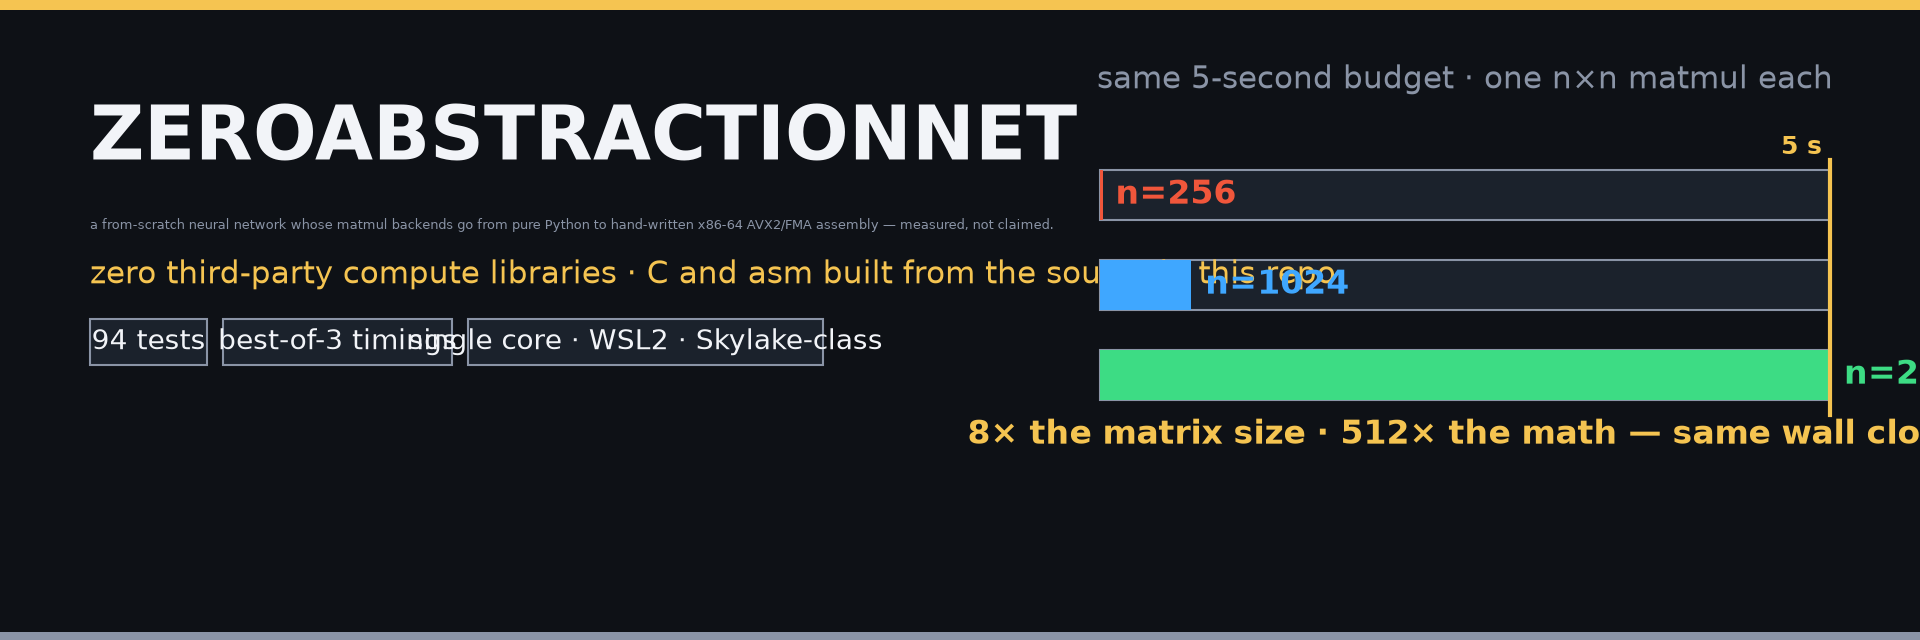

The Python source for this figure:
"""Render the README banner (plan.md Build 2 item 3).

1920x640 dark banner: title + tagline on the left, a mini budget-reel motif
(python/c/asm lanes with n-chips) on the right. Reuses the palette from
animate_budget so the whole presentation phase shares one brand.

Usage:
    python present/banner.py [--out present/banner.png]
"""

import argparse
import os

import matplotlib

matplotlib.use("Agg")
import matplotlib.pyplot as plt

from animate_budget import PALETTE, _fit_fontsize

CANVAS = (1920, 640)
RIGHT_MOTIF = (1100, 180, 1830, 560)   # lane motif box (verify target)
LANES = {
    "python": (PALETTE["LANE_PY"], 420, 470, 0.002, "n=256"),
    "c": (PALETTE["LANE_C"], 330, 380, 0.125, "n=1024"),
    "asm": (PALETTE["LANE_ASM"], 240, 290, 1.0, "n=2048"),
}


def draw_banner(ax):
    ax.clear()
    ax.set_xlim(0, CANVAS[0])
    ax.set_ylim(0, CANVAS[1])
    ax.axis("off")
    ax.add_patch(plt.Rectangle((0, 0), CANVAS[0], CANVAS[1],
                               facecolor=PALETTE["BG"], zorder=0))
    ax.add_patch(plt.Rectangle((0, CANVAS[1] - 10), CANVAS[0], 10,
                               facecolor=PALETTE["ACCENT"], zorder=1))
    ax.add_patch(plt.Rectangle((0, 0), CANVAS[0], 8,
                               facecolor=PALETTE["DIM"], zorder=1))

    title = "ZEROABSTRACTIONNET"
    ax.text(90, 500, title,
            fontsize=_fit_fontsize(ax, title, 96, 1000, "bold"),
            fontweight="bold", color=PALETTE["TEXT"], ha="left", va="center", zorder=3)
    tagline = "a from-scratch neural network whose matmul backends go from "
    tagline2 = "pure Python to hand-written x86-64 AVX2/FMA assembly — measured, not claimed."
    ax.text(90, 415, tagline + tagline2,
            fontsize=_fit_fontsize(ax, tagline + tagline2, 28, 1000),
            color=PALETTE["DIM"], ha="left", va="center", zorder=3)
    ax.text(90, 365, "zero third-party compute libraries · C and asm built from the source in this repo",
            fontsize=22, color=PALETTE["ACCENT"], ha="left", va="center", zorder=3)

    chips = ["94 tests", "best-of-3 timings", "single core · WSL2 · Skylake-class"]
    x = 90
    for chip in chips:
        w = 18 + _fit_fontsize(ax, chip, 20, 400) * 0.62 * len(chip)
        ax.add_patch(plt.Rectangle((x, 275), w, 46, facecolor=PALETTE["PANEL"],
                                   edgecolor=PALETTE["DIM"], linewidth=1.5, zorder=2))
        ax.text(x + w / 2, 298, chip, fontsize=20, color=PALETTE["TEXT"],
                ha="center", va="center", zorder=3)
        x += w + 16

    ax.text(1465, 560, "same 5-second budget · one n×n matmul each",
            fontsize=22, color=PALETTE["DIM"], ha="center", va="center", zorder=3)
    x0, x1 = 1100, 1830
    for name, (colour, y0, y1, frac, chip) in LANES.items():
        ax.add_patch(plt.Rectangle((x0, y0), x1 - x0, y1 - y0,
                                   facecolor=PALETTE["PANEL"],
                                   edgecolor=PALETTE["DIM"], linewidth=1.5, zorder=2))
        w = (x1 - x0) * frac
        ax.add_patch(plt.Rectangle((x0, y0), max(w, 3), y1 - y0,
                                   facecolor=colour, zorder=3))
        ax.text(x0 + w + 14, (y0 + y1) / 2, chip, fontsize=24, fontweight="bold",
                color=colour, ha="left", va="center", zorder=4)
    ax.plot([x1, x1], [225, 480], color=PALETTE["ACCENT"], lw=3, zorder=5)
    ax.text(x1 - 8, 480, "5 s", fontsize=18, fontweight="bold",
            color=PALETTE["ACCENT"], ha="right", va="bottom", zorder=5)
    ax.text(1465, 205, "8× the matrix size · 512× the math — same wall clock",
            fontsize=24, fontweight="bold", color=PALETTE["ACCENT"],
            ha="center", va="center", zorder=4)


def main():
    parser = argparse.ArgumentParser(description=__doc__)
    parser.add_argument("--out", default=os.path.join("present", "banner.png"))
    args = parser.parse_args()
    fig, ax = plt.subplots(figsize=(19.2, 6.4), dpi=100)
    fig.subplots_adjust(left=0, right=1, bottom=0, top=1)
    draw_banner(ax)
    fig.savefig(args.out, dpi=100)
    plt.close(fig)
    print(f"banner -> {args.out}")


if __name__ == "__main__":
    main()
